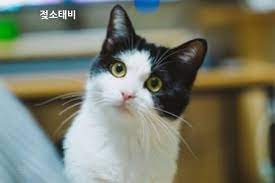
#> input picture oepn_CV/img.jpg, 275 x 183 px
$ jupyter execute '07_이미지자르기.ipynb'
#> lines starting #> are read from the running program, lines starting #| are printed output that depends on the picture
# 7.이미지 자르기 - [:]
- 원본 이미지 중에서 원하는 영역만을 선택하는 작업

[cell 1]
import cv2

img = cv2.imread("img.jpg")
#> img is the input picture: shape (183, 275, 3); mean B, G, R 107.5, 123.5, 121
# img_shape : (183, 275, 3)

crop =img[:150, :220]  # 세로 50~150, 가로 150~220까지 자름
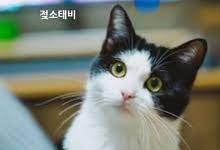
#> crop: shape (150, 220, 3); mean B, G, R 114.2, 125.7, 119.7

cv2.imshow("img",img)
cv2.imshow("crop",crop)
cv2.waitKey(0)
cv2.destroyAllWindows()

### 영역을 잘라서 기존 윈도우에 표시

[cell 2]
import cv2

img = cv2.imread("img.jpg")
# img_shape : (183, 275, 3)

crop =img[:150, :220]   # 세로 50~150, 가로 150~220까지 자름
img[:150,55:] = crop    # img의 가로 0~150, 세로 55~275를 crop 이미지로 대체
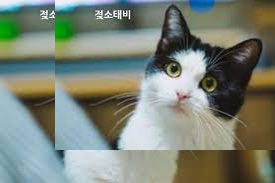
#> img: shape (183, 275, 3); mean B, G, R 119.4, 131.2, 122.7
                        # 지정한 영역과 대체할 이미지의 영역의 크기가 맞아야함 ( 매우 당연한 ;;; )


cv2.imshow("img",img)
cv2.waitKey(0)
cv2.destroyAllWindows()

$ run again, with oepn_CV/newspaper.jpg copied over oepn_CV/img.jpg
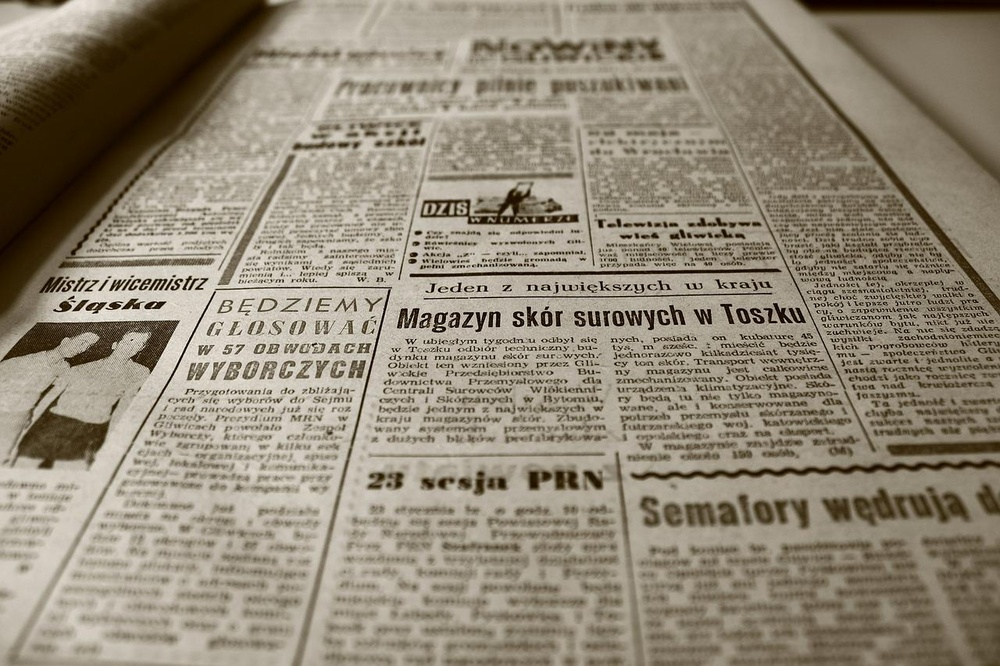
#> input picture oepn_CV/newspaper.jpg, 1000 x 666 px, shrunk from 1280 x 853 before the run
#> img is the input picture: shape (666, 1000, 3); mean B, G, R 118.2, 135.7, 145.3
#> `crop =img[:150, :220]`:
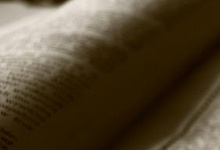
#> crop: shape (150, 220, 3); mean B, G, R 46.8, 68.8, 82.4
